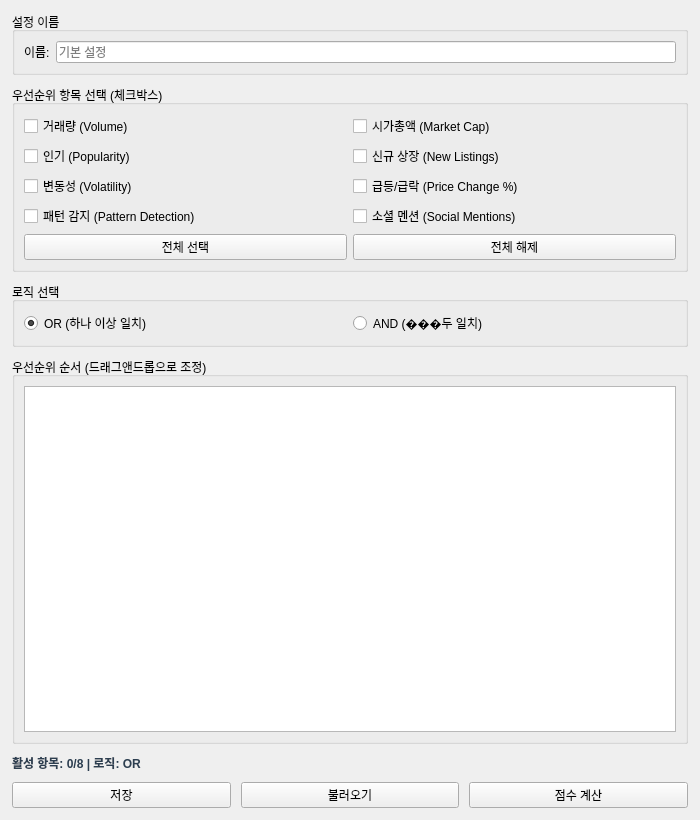
<?xml version='1.0' encoding='UTF-8'?>
<ui version="4.0">
 <class>PrioritySettingsWindow</class>
 <widget class="QMainWindow" name="PrioritySettingsWindow">
  <property name="geometry">
   <rect>
    <x>0</x>
    <y>0</y>
    <width>700</width>
    <height>820</height>
   </rect>
  </property>
  <property name="windowTitle">
   <string>우선순위 설정 (Priority Settings)</string>
  </property>
  <widget class="QWidget" name="centralWidget">
   <layout class="QVBoxLayout" name="mainLayout">
    <property name="spacing">
     <number>10</number>
    </property>
    <property name="leftMargin">
     <number>12</number>
    </property>
    <property name="topMargin">
     <number>12</number>
    </property>
    <property name="rightMargin">
     <number>12</number>
    </property>
    <property name="bottomMargin">
     <number>12</number>
    </property>
    <!-- 설정 이름 -->
    <item>
     <widget class="QGroupBox" name="grpSettingName">
      <property name="title">
       <string>설정 이름</string>
      </property>
      <layout class="QHBoxLayout" name="hboxSettingName">
       <item>
        <widget class="QLabel" name="lblSettingName">
         <property name="text">
          <string>이름:</string>
         </property>
        </widget>
       </item>
       <item>
        <widget class="QLineEdit" name="txtSettingName">
         <property name="placeholderText">
          <string>기본 설정</string>
         </property>
        </widget>
       </item>
      </layout>
     </widget>
    </item>
    <!-- 우선순위 항목 선택 -->
    <item>
     <widget class="QGroupBox" name="grpPriorityItems">
      <property name="title">
       <string>우선순위 항목 선택 (체크박스)</string>
      </property>
      <layout class="QGridLayout" name="gridPriority">
       <item row="0" column="0">
        <widget class="QCheckBox" name="chkVolume">
         <property name="text">
          <string>거래량 (Volume)</string>
         </property>
        </widget>
       </item>
       <item row="0" column="1">
        <widget class="QCheckBox" name="chkMarketCap">
         <property name="text">
          <string>시가총액 (Market Cap)</string>
         </property>
        </widget>
       </item>
       <item row="1" column="0">
        <widget class="QCheckBox" name="chkPopularity">
         <property name="text">
          <string>인기 (Popularity)</string>
         </property>
        </widget>
       </item>
       <item row="1" column="1">
        <widget class="QCheckBox" name="chkNewListings">
         <property name="text">
          <string>신규 상장 (New Listings)</string>
         </property>
        </widget>
       </item>
       <item row="2" column="0">
        <widget class="QCheckBox" name="chkVolatility">
         <property name="text">
          <string>변동성 (Volatility)</string>
         </property>
        </widget>
       </item>
       <item row="2" column="1">
        <widget class="QCheckBox" name="chkPriceChange">
         <property name="text">
          <string>급등/급락 (Price Change %)</string>
         </property>
        </widget>
       </item>
       <item row="3" column="0">
        <widget class="QCheckBox" name="chkPattern">
         <property name="text">
          <string>패턴 감지 (Pattern Detection)</string>
         </property>
        </widget>
       </item>
       <item row="3" column="1">
        <widget class="QCheckBox" name="chkSocial">
         <property name="text">
          <string>소셜 멘션 (Social Mentions)</string>
         </property>
        </widget>
       </item>
       <!-- 전체 선택/해제 버튼 -->
       <item row="4" column="0">
        <widget class="QPushButton" name="btnSelectAll">
         <property name="text">
          <string>전체 선택</string>
         </property>
        </widget>
       </item>
       <item row="4" column="1">
        <widget class="QPushButton" name="btnDeselectAll">
         <property name="text">
          <string>전체 해제</string>
         </property>
        </widget>
       </item>
      </layout>
     </widget>
    </item>
    <!-- 로직 선택 (OR / AND) -->
    <item>
     <widget class="QGroupBox" name="grpLogic">
      <property name="title">
       <string>로직 선택</string>
      </property>
      <layout class="QHBoxLayout" name="hboxLogic">
       <item>
        <widget class="QRadioButton" name="radioOR">
         <property name="text">
          <string>OR (하나 이상 일치)</string>
         </property>
         <property name="checked">
          <bool>true</bool>
         </property>
        </widget>
       </item>
       <item>
        <widget class="QRadioButton" name="radioAND">
         <property name="text">
          <string>AND (���두 일치)</string>
         </property>
        </widget>
       </item>
      </layout>
     </widget>
    </item>
    <!-- 드래그앤드롭 우선순위 순서 -->
    <item>
     <widget class="QGroupBox" name="grpPriorityOrder">
      <property name="title">
       <string>우선순위 순서 (드래그앤드롭으로 조정)</string>
      </property>
      <layout class="QVBoxLayout" name="vboxOrder">
       <item>
        <widget class="QListWidget" name="listPriorities">
         <property name="dragDropMode">
          <enum>QAbstractItemView::InternalMove</enum>
         </property>
         <property name="defaultDropAction">
          <enum>Qt::MoveAction</enum>
         </property>
         <property name="minimumHeight">
          <number>150</number>
         </property>
        </widget>
       </item>
      </layout>
     </widget>
    </item>
    <!-- 요약 라벨 -->
    <item>
     <widget class="QLabel" name="lblSummary">
      <property name="text">
       <string>활성 항목: 0/8 | 로직: OR</string>
      </property>
      <property name="styleSheet">
       <string>font-weight: bold; color: #2c3e50;</string>
      </property>
     </widget>
    </item>
    <!-- 버튼 -->
    <item>
     <layout class="QHBoxLayout" name="hboxButtons">
      <item>
       <widget class="QPushButton" name="btnSave">
        <property name="text">
         <string>저장</string>
        </property>
       </widget>
      </item>
      <item>
       <widget class="QPushButton" name="btnLoad">
        <property name="text">
         <string>불러오기</string>
        </property>
       </widget>
      </item>
      <item>
       <widget class="QPushButton" name="btnCalculate">
        <property name="text">
         <string>점수 계산</string>
        </property>
       </widget>
      </item>
     </layout>
    </item>
   </layout>
  </widget>
 </widget>
 <resources/>
 <connections/>
</ui>
